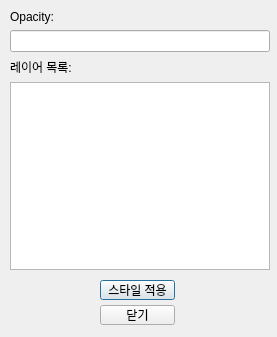
<?xml version="1.0" encoding="UTF-8"?>
<ui version="4.0">
 <class>Dialog</class>
 <widget class="QDialog" name="Dialog">
  <property name="geometry">
   <rect>
    <x>0</x>
    <y>0</y>
    <width>277</width>
    <height>337</height>
   </rect>
  </property>
  <property name="windowTitle">
   <string>Dialog</string>
  </property>
  <widget class="QPushButton" name="pushButton">
   <property name="geometry">
    <rect>
     <x>100</x>
     <y>280</y>
     <width>75</width>
     <height>20</height>
    </rect>
   </property>
   <property name="text">
    <string>스타일 적용</string>
   </property>
  </widget>
  <widget class="QPushButton" name="pushButton_2">
   <property name="geometry">
    <rect>
     <x>100</x>
     <y>305</y>
     <width>75</width>
     <height>20</height>
    </rect>
   </property>
   <property name="text">
    <string>닫기</string>
   </property>
  </widget>
  <widget class="QWidget" name="">
   <property name="geometry">
    <rect>
     <x>10</x>
     <y>10</y>
     <width>260</width>
     <height>260</height>
    </rect>
   </property>
   <layout class="QVBoxLayout" name="verticalLayout_3">
    <item>
     <layout class="QVBoxLayout" name="verticalLayout">
      <item>
       <widget class="QLabel" name="label_2">
        <property name="text">
         <string>Opacity:</string>
        </property>
       </widget>
      </item>
      <item>
       <widget class="QLineEdit" name="lineEdit"/>
      </item>
     </layout>
    </item>
    <item>
     <layout class="QVBoxLayout" name="verticalLayout_2">
      <item>
       <widget class="QLabel" name="label">
        <property name="text">
         <string>레이어 목록:</string>
        </property>
       </widget>
      </item>
      <item>
       <widget class="QListWidget" name="listWidget"/>
      </item>
     </layout>
    </item>
   </layout>
  </widget>
 </widget>
 <resources/>
 <connections/>
</ui>
